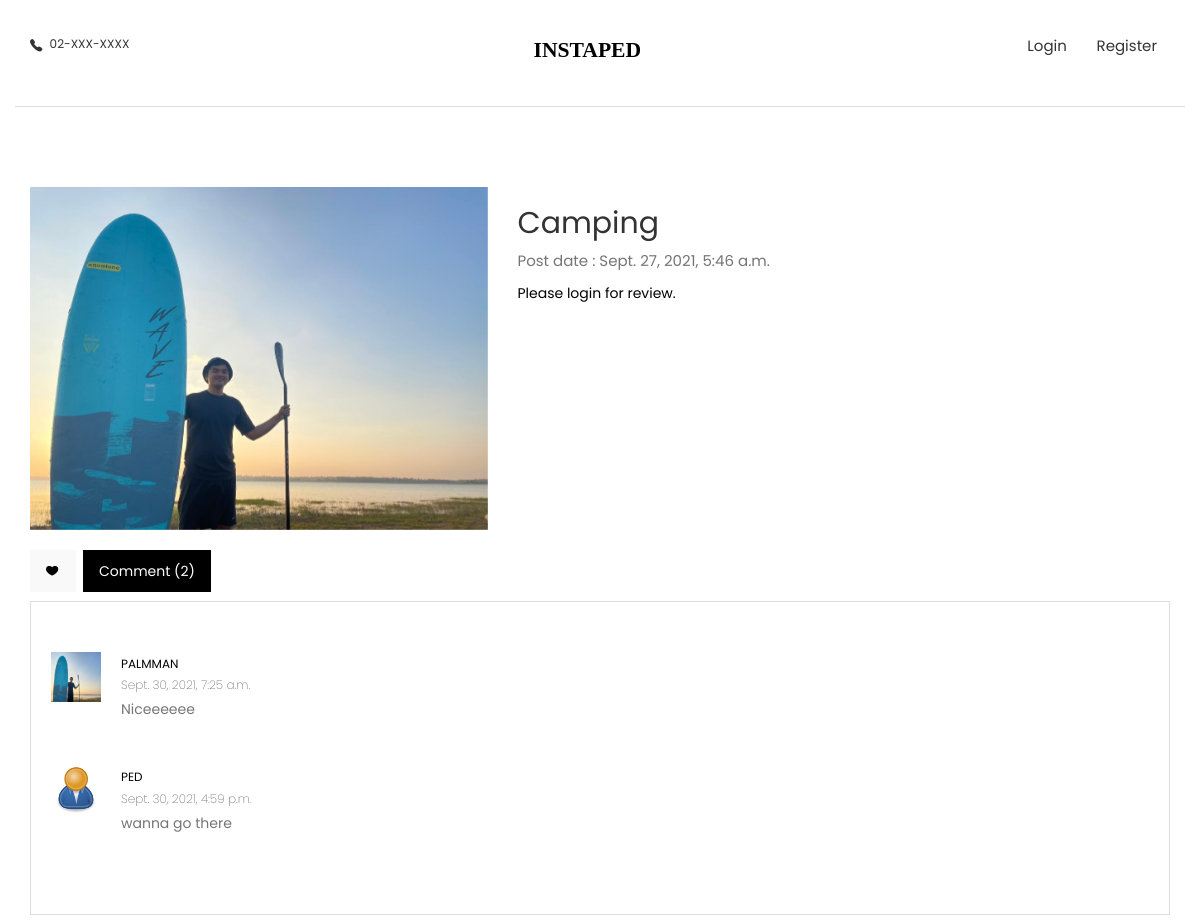
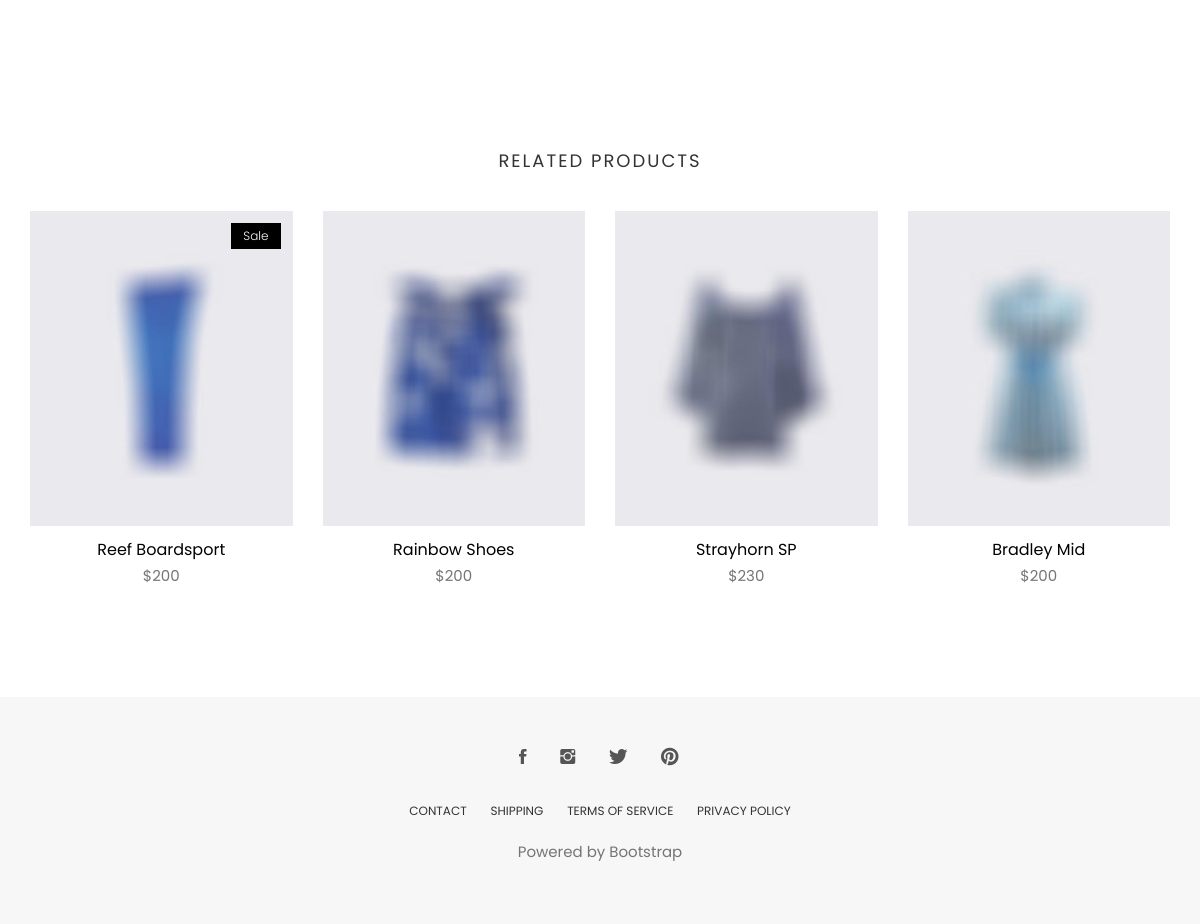
/post/1, run on the app's committed database (2 pictures, top to bottom).
### core/models.py (models this page shows, shortened)
class Post(models.Model):
    owner = models.ForeignKey(Profile, null=True, blank=True, on_delete=models.CASCADE)
    title = models.CharField(max_length=200)
    featured_image = models.ImageField(null=True, blank=False)
    like = models.IntegerField(default=0, null=True, blank=True)
    created = models.DateTimeField(auto_now_add=True)
    @property
    def reviewers(self):
        queryset = self.comment_set.all().values_list('owner__id', flat=True)
        return queryset

class Comment(models.Model):
    owner = models.ForeignKey(Profile, on_delete=models.CASCADE, null=True, blank=True)
    post = models.ForeignKey(Post, on_delete=models.CASCADE)
    body = models.TextField(null=True, blank=True)
    created = models.DateTimeField(auto_now_add=True)
    class Meta:
        unique_together = [['owner', 'post']]

### user/models.py (models this page shows, shortened)
class Profile(models.Model):
    user = models.OneToOneField(User, on_delete=models.CASCADE, null=True, blank=True)
    name = models.CharField(max_length=200, blank=True, null=True)
    email = models.EmailField(max_length=300, blank=True, null=True)
    username = models.CharField(max_length=200, blank=True, null=True)
    profile_image = models.ImageField(blank=True, null=True, upload_to='profiles/', default='profiles/user-default.png')
    created = models.DateTimeField(auto_now_add=True)
    def __str__(self):
        return str(self.user.username)
    class Meta:
        ordering = ['created',]

### core/views.py (the view, shortened to what this page needs)
# urls.py: path('post/<int:id>', views.post, name='post'),
def post(request, id):
    post = Post.objects.get(pk=id)
    comments = Comment.objects.filter(post_id=post.id)
    count = comments.count()
    form = CommentForm()
    context = {
        'post':post,
        'comments': comments,
        'count': count,
        'form': form,
    }
    return render(request, 'core/post.html', context)

### templates/core/post.html (shortened to what this page needs)
{% extends 'base.html' %}
{% load static %}
{% block content %}
<section class="single-product">
	<div class="container">
		<div class="row mt-20">
			<div class="col-md-5">
				<div class="single-product-slider">
					<div id='carousel-custom' class='carousel slide' data-ride='carousel'>
						<div class='carousel-outer'>
							<div class='carousel-inner '>
								<div class='item active'>
									<img src='{{post.featured_image.url}}' alt='' data-zoom-image="images/shop/single-products/product-1.jpg" />
								</div>
							</div>
						</div>
					</div>
				</div>
			</div>
			<div class="col-md-7">
				<div class="single-product-details">
					<h2>{{post.title}}</h2>
					<p class="product-price">Post date : {{post.created}}</p>
				</div>
				{% if request.user.profile.id in post.reviewers %}
              	<p>You have already submited for this project.</p>
            	{% elif request.user.profile == post.owner %}
              	<p>You cannot review your project.</p>
				{% else %}
              	<a href="{% url 'login' %}">Please login for review.</a>
            	{% endif %}
			</div>
		</div>
		<div class="row">
			<div class="col-xs-12">
				<div class="tabCommon mt-20">
					<ul class="nav nav-tabs">
						<li>
							<a href="#!" class="tf-ion-ios-heart text-center"></a>
						</li>
						<li class="active"><a data-toggle="tab" href="#reviews" aria-expanded="true">Comment ({{count}})</a></li>
					</ul>
					<div class="tab-content patternbg">
						<div id="reviews" class="tab-pane fade active in">
							<div class="post-comments">
						    	<ul class="media-list comments-list m-bot-50 clearlist">
									{% for comment in comments %}
								    <li class="media">
								        <a class="pull-left" href="#!">
								            <img class="media-object comment-avatar" src="{{comment.owner.profile_image.url}}" alt="" width="50" height="50" />
								        </a>
								        <div class="media-body">
								            <div class="comment-info">
								                <h4 class="comment-author">
								                    <a href="#!">{{comment.owner}}</a>
								                </h4>
								                <time datetime="2013-04-06T13:53">{{comment.created}}</time>
								            </div>
								            <p>
								                {{comment.body}}
								            </p>
								        </div>
								    </li>
									{% endfor %}
								</ul>
							</div>
						</div>
					</div>
				</div>
			</div>
		</div>
	</div>
</section>
<section class="products related-products section">
	<div class="container">
		<div class="row">
			<div class="title text-center">
				<h2>Related Products</h2>
			</div>
		</div>
		<div class="row">
			<div class="col-md-3">
				<div class="product-item">
					<div class="product-thumb">
						<span class="bage">Sale</span>
						<img class="img-responsive" src="images/shop/products/product-5.jpg" alt="product-img" />
					</div>
					<div class="product-content">
						<h4><a href="product-single.html">Reef Boardsport</a></h4>
						<p class="price">$200</p>
					</div>
				</div>
			</div>
			<div class="col-md-3">
				<div class="product-item">
					<div class="product-thumb">
						<img class="img-responsive" src="images/shop/products/product-1.jpg" alt="product-img" />
					</div>
					<div class="product-content">
						<h4><a href="product-single.html">Rainbow Shoes</a></h4>
						<p class="price">$200</p>
					</div>
				</div>
			</div>
			<div class="col-md-3">
				<div class="product-item">
					<div class="product-thumb">
						<img class="img-responsive" src="images/shop/products/product-2.jpg" alt="product-img" />
					</div>
					<div class="product-content">
						<h4><a href="product-single.html">Strayhorn SP</a></h4>
						<p class="price">$230</p>
					</div>
				</div>
			</div>
			<div class="col-md-3">
				<div class="product-item">
					<div class="product-thumb">
						<img class="img-responsive" src="images/shop/products/product-3.jpg" alt="product-img" />
					</div>
					<div class="product-content">
						<h4><a href="product-single.html">Bradley Mid</a></h4>
						<p class="price">$200</p>
					</div>
				</div>
			</div>
		</div>
	</div>
</section>
{% endblock %}

### templates/base.html (shortened to what this page needs)
{% load static %}
<!DOCTYPE html>
<html class="no-js">
<head>
  <link rel="stylesheet" href="{% static 'plugins/themefisher-font/style.css' %}">
  <link rel="stylesheet" href="{% static 'plugins/bootstrap/css/bootstrap.min.css' %}">
  <link rel="stylesheet" href="{% static 'plugins/animate/animate.css' %}">
  <link rel="stylesheet" href="{% static 'plugins/slick/slick.css' %}">
  <link rel="stylesheet" href="{% static 'plugins/slick/slick-theme.css' %}">
  <link rel="stylesheet" href="{% static 'css/style.css' %}">
</head>
<body id="body">
<section class="top-header">
	<div class="container">
		<div class="row">
			<div class="col-md-4 col-xs-12 col-sm-4">
				<div class="contact-number">
					<i class="tf-ion-ios-telephone"></i>
					<span>02-XXX-XXXX</span>
				</div>
			</div>
			<div class="col-md-4 col-xs-16 col-sm-4">
				<div class="logo text-center">
					<a href="{% url 'home' %}">
						<svg width="135px" height="30px" viewBox="0 0 250 29" version="1.1" xmlns="http://www.w3.org/2000/svg" xmlns:xlink="http://www.w3.org/1999/xlink">
						    <g id="Page-1" stroke="none" stroke-width="1" fill="none" fill-rule="evenodd" font-size="40" font-family="AustinBold, Austin" font-weight="bold">
						        <g id="Group" transform="translate(-108.000000, -297.000000)" fill="#000000">
						            <text id="AVIATO">
						                <tspan x="108.94" y="325">INSTAPED</tspan>
						            </text>
						        </g>
						    </g>
						</svg>
					</a>
				</div>
			</div>
			<div class="col-md-4 col-xs-12 col-sm-4">
      {% if user.is_authenticated %}
			<ul class="top-menu text-right list-inline">
        <li class="dropdown cart-nav dropdown-slide">
          <a href="{% url 'profile' %}">Profile</a>
        </li>
        <li>
        <a href="{% url 'logout' %}">Logout</a>
        </li>
      </ul>
      {% else %}
      <ul class="top-menu text-right list-inline">
        <li class="dropdown cart-nav dropdown-slide">
          <a href="{% url 'login' %}">Login</a>
        </li>
        <li>
        <a href="{% url 'register' %}">Register</a>
        </li>
      </ul>
      {% endif %}
			</div>
		</div>
	</div>
</section>
{% block content %}
{% endblock %}
{% include 'includes/footer.html' %}
  </body>
  </html>

### templates/includes/footer.html
<footer class="footer section text-center">
	<div class="container">
		<div class="row">
			<div class="col-md-12">
				<ul class="social-media">
					<li>
						<a href="">
							<i class="tf-ion-social-facebook"></i>
						</a>
					</li>
					<li>
						<a href="">
							<i class="tf-ion-social-instagram"></i>
						</a>
					</li>
					<li>
						<a href="">
							<i class="tf-ion-social-twitter"></i>
						</a>
					</li>
					<li>
						<a href="">
							<i class="tf-ion-social-pinterest"></i>
						</a>
					</li>
				</ul>
				<ul class="footer-menu">
					<li>
						<a href="">CONTACT</a>
					</li>
					<li>
						<a href="">SHIPPING</a>
					</li>
					<li>
						<a href="">TERMS OF SERVICE</a>
					</li>
					<li>
						<a href="">PRIVACY POLICY</a>
					</li>
				</ul>
				<p class="copyright-text">Powered by Bootstrap</p>
			</div>
		</div>
	</div>
</footer>

### static/css/style.css (style rules this page uses)
body { line-height: 1.5; font-family: "Poppins", sans-serif; -webkit-font-smoothing: antialiased; }
p { font-family: "Poppins", sans-serif; color: #757575; font-size: 15px; }
h1, h2, h3, h4, h5, h6 { font-family: "Poppins", sans-serif; }
h1, h2, h3, h4, h5, h6 { font-weight: 400; }
ol, ul { margin: 0; padding: 0; list-style: none; }
a, a:focus, a:hover { text-decoration: none; outline: 0; color: #000; }
.mt-20 { margin-top: 20px; }
.section { padding: 80px 0; }
.title { padding: 20px 0 30px; }
.title h2 { font-size: 18px; text-align: center; text-transform: uppercase; letter-spacing: 2px; }
.dropdown-slide { position: static; }
.tabCommon .nav-tabs { border-bottom: 0; margin-bottom: 10px; }
.tabCommon .nav-tabs li { margin-right: 5px; }
.tabCommon .nav-tabs li.active a { background-color: #000; border: 1px solid #000; color: #ffffff; }
.tabCommon .nav-tabs a { border-radius: 0; background: #f9f9f9; }
.tabCommon .tab-content { padding: 20px; border: 1px solid #dedede; }
.top-header .container { padding-top: 35px; padding-bottom: 35px; border-bottom: 1px solid #dedede; }
.top-header .contact-number { font-size: 12px; color: #333; }
.top-header .contact-number i { margin-right: 4px; font-size: 18px; vertical-align: middle; }
.top-header .top-menu > li > a { color: #333; font-size: 15px; padding: 0 8px; }
.top-header .logo a { display: inline-block; }
.product-item { margin-bottom: 30px; }
.product-item .product-thumb { position: relative; }
.product-item .product-thumb img { width: 100%; height: auto; }
.product-item .product-thumb .bage { position: absolute; top: 12px; right: 12px; background: #000; color: #fff; font-size: 12px; padding: 4px 12px; font-weight: 300; display: inline-block; }
.product-item .product-thumb:before { transition: .3s all; opacity: 0; background: rgba(0, 0, 0, 0.6); content: ''; position: absolute; top: 0; right: 0; left: 0; bottom: 0; }
.product-item .product-content { text-align: center; }
.product-item .product-content h4 { font-size: 16px; font-weight: 400; margin-top: 15px; margin-bottom: 6px; }
.product-item .product-content h4 a { color: #000; }
.single-product { padding: 60px 0 40px; }
.post-comments { margin: 30px 0; }
.post-comments .media { margin-top: 15px; }
.post-comments .media > .pull-left { padding-right: 20px; }
.post-comments .comment-author { margin-top: 0; margin-bottom: 3px; }
.post-comments .comment-author a { color: #000; font-weight: 400; font-size: 12px; text-transform: uppercase; }
.post-comments p { margin-bottom: 30px; font-size: 14px; }
.post-comments time { margin: 0 0 5px; display: inline-block; color: #7e7e7e; font-size: 12px; font-weight: 200; }
.footer { background: #F7F7F7; padding: 50px 0; }
.footer .footer-menu { margin-top: 30px; }
.footer .footer-menu li { display: inline-block; margin: 0 10px; }
.footer .footer-menu li a { color: #333; font-size: 12px; }
.footer .copyright-text { margin-top: 20px; }
.social-media li { display: inline-block; margin: 0 5px; }
.social-media li a { padding: 8px 10px; }
.social-media li a i { font-size: 20px; color: #555; }

### data on the page
Post: featured_image (picture), title "Camping", created "Sept. 27, 2021, 5:46 a.m."
Comment: owner.profile_image (picture), owner "PALMMAN", created "Sept. 30, 2021, 7:25 a.m.", body "Niceeeeee"
Comment: owner.profile_image (placeholder picture), owner "PED", created "Sept. 30, 2021, 4:59 p.m.", body "wanna go there"

### other printed values
{{ count }} "2"
